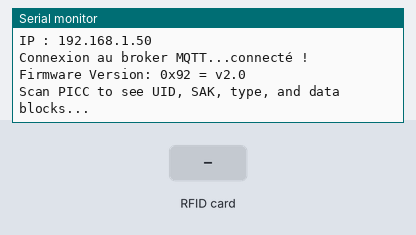
Recording of a sketch running on a simulated Arduino MKR. Shown: the last lines printed to the serial monitor. The inputs (shaded band) are chosen by the test bench. WiFi joins after 1.5 s; servers stay silent unless stated; no MQTT or app messages arrive unless stated.

Above: at 2.8 s.
2.9 s: RFID card E3 B4 C7 17 held to the reader
At 3.8 s:
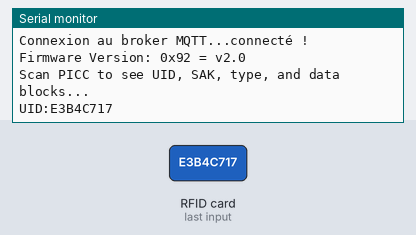
4.4 s: RFID card 5E 7A 19 C4 held to the reader
At 5.2 s:
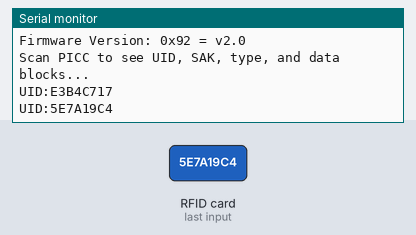

Measured:
- after the input at 2.9 s, the serial monitor: prints a new line after 0.06 s (image 1)
- after the input at 4.4 s, the serial monitor: prints a new line after 0.07 s (image 2)

The sketch:

WorkShop_CardVape_arduino.ino
```cpp
#include <SPI.h>
#include <MFRC522.h>
#include <WiFi101.h>
#include <PubSubClient.h>

char ssid[] = "TP-Link_A05C";
char pass[] = "EpsiWorkShop123&";   //Connexion au Wi-Fi

const char* mqttServer = "192.168.0.150"; // IP du broker Mosquitto
int mqttPort = 1883;                 // port du broker de base
const char* mqttUser = "admin";      // si auth activée
const char* mqttPassword = "memel";  //MDP du broker

WiFiClient wifiClient;
PubSubClient client(wifiClient);

#define RST_PIN         6         // Configurable, see typical pin layout above
#define SS_PIN          7         // Configurable, see typical pin layout above

MFRC522 mfrc522(SS_PIN, RST_PIN);  // Create MFRC522 instance

void setup() {
	Serial.begin(9600);		// Initialize serial communications with the PC
		// Do nothing if no serial port is opened (added for Arduinos based on ATMEGA32U4)

  // --- Wi-fi ---
  Serial.print("Connexion au Wi-Fi...") ;
  int status = WiFi.begin(ssid, pass); //inititalise la variable de status du wifi
  while (status != WL_CONNECTED) //WL_CONNECTED est une variable de la fonction Wifi.status()
  {
    delay(500);
    Serial.print(".");
    status = WiFi.status(); //Récupère le status du wifi.
  }
  Serial.println("Wi-fi Connecté !");
  Serial.print("IP : "); Serial.println(WiFi.localIP());

  // --- MQTT ---
  client.setServer(mqttServer, mqttPort);
  client.setCallback(mqttCallback);

  reconnectMQTT();


  SPI.begin();			// Init SPI bus
	mfrc522.PCD_Init();		// Init MFRC522
	delay(4);				// Optional delay. Some board do need more time after init to be ready, see Readme
	mfrc522.PCD_DumpVersionToSerial();	// Show details of PCD - MFRC522 Card Reader details
	Serial.println(F("Scan PICC to see UID, SAK, type, and data blocks..."));
}

String uidToString(MFRC522::Uid *uid) { //définition d'une fonction
	String s = ""; //Définition d'une variable
	for (byte i = 0; i < uid->size; i++) {
			if (uid->uidByte[i] < 0x10) s+= "0" ; //Ici l'on regarde si chaque uidByte uid (un octet) est inférieur à 0x10 (16 décimal) on met la valeur string '0' avant l'hexadécimal utilisé
			//cet hexadécimal (de 0x00 à 0x10 (16 octets) est pour déterminer 1 chiffre, d'où le fait que l'on ajoute un 0 juste avant afin de permettre que l'hex soit de deux caractère. Cela permet à ce que l'hexa, si sous 16, ne soit pas 0xa mais, 0x0A)
			s += String (uid->uidByte[i], HEX);

	}
	s.toUpperCase();
	return s;
}


void loop() {
    // put your main code here, to run repeatedly:
  if ( ! mfrc522.PICC_IsNewCardPresent()) //Vérifie si il y a une carte devant le lecteur (vient de la librairie MFRC522)
  {
    delay (50); //permet d'éviter de lire trop de fois la carte.
    return;
  }
  if ( ! mfrc522.PICC_ReadCardSerial())
  {
    delay(50);
    return;
  }
  String uid = uidToString(&mfrc522.uid); // permet de récupérer l'uid de la carte (en hexa) dans la var uid (en string)
  Serial.print("UID:");
  Serial.println(uid);
	mfrc522.PICC_HaltA();
  mfrc522.PCD_StopCrypto1();
 	mfrc522.PICC_DumpToSerial(&(mfrc522.uid)); // version du lecteur ainsi que toutes les données
  if ( uid == "E3B4C717")
  {

  }
  if (!client.connected()) {
    reconnectMQTT();
  }
  client.loop();
  static unsigned long last = 0;
  client.publish("uid/topic", uid.c_str()); //normalement le code prend uniquement un char en pur, l'insertion de la variable uid normalement string est convertie en Char par c_str de la librairie standard de C.
}

  //=== Callback pour messages entrants ===
void mqttCallback(char* topic, byte* payload, unsigned int length) {
  Serial.print("Message reçu [");
  Serial.print(topic);
  Serial.print("] : ");
  for (unsigned int i = 0; i < length; i++) {
    Serial.print((char)payload[i]);
  }
  Serial.println();
}

// === Fonction de reconnexion ===
void reconnectMQTT() {
  while (!client.connected()) {
    Serial.print("Connexion au broker MQTT...");
    if (client.connect("MKR1000Client", mqttUser, mqttPassword)) {
      Serial.println("connecté !");
      client.subscribe("test/topic"); // souscription pour recevoir des messages
    } else {
      Serial.print("échec, rc=");
      Serial.print(client.state());
      Serial.println(" nouvelle tentative dans 5s");
      delay(5000);
    }
  }
}
```
